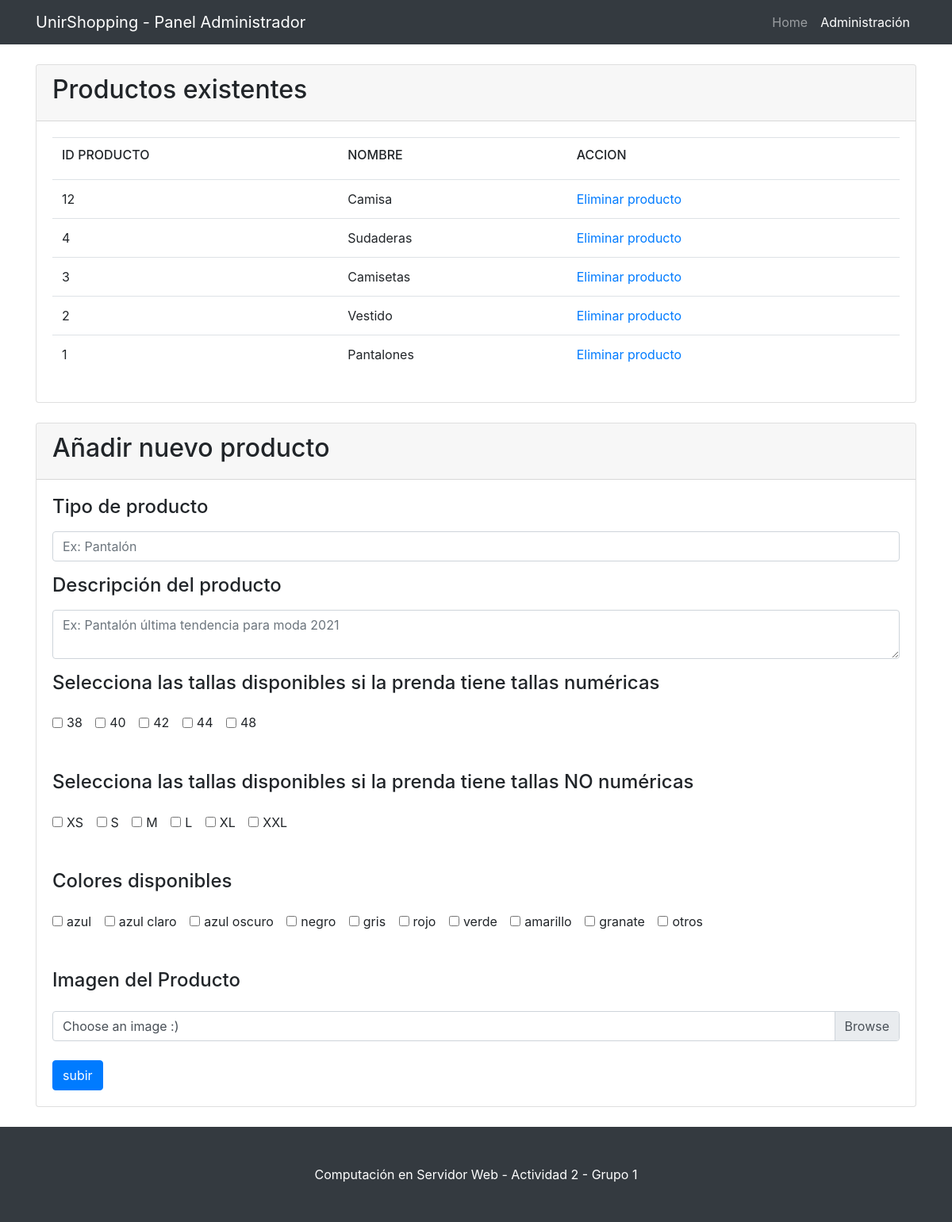
The app's page /index.php?controlador=ControladorAdmin&accion=consulta (signed in) with its own data.
### tables this page shows
CREATE TABLE `products` (
  `id` int(11) NOT NULL,
  `nombre` varchar(100) NOT NULL,
  `descripcion` varchar(200) NOT NULL,
  `tallas_disponibles` varchar(200) NOT NULL,
  `colores_disponibles` varchar(200) NOT NULL,
  `img` text NOT NULL
);

### modelo/bd/conexion.php (called while the page is built, shortened)
<?php
class Conexion{
    private $host = "localhost";
    private $usuario = "root";
    private $password = "";
    private $bd="tienda";
    public function getConexion(){
        $mysql=new mysqli($this->host, $this->usuario, $this->password, $this->bd);
        return $mysql;
    }
}
?>

### modelo/ModeloBase.php (called while the page is built, shortened)
<?php
require_once('bd/conexion.php');
require_once('Product.php');
class ModeloBase{
    private $tabla;
    private $link;
    private $obj;
    public function __construct($_tabla, $_obj){
        $this->tabla = $_tabla;
        $this->obj=$_obj;
        $this->conexion = new Conexion();
        $this->link = $this->conexion->getConexion();
    }
    public function readAll(){
        if ($result=$this->link->query("SELECT * FROM $this->tabla ORDER BY id DESC")){
            while ($row = $result->fetch_object($this->obj)) {
            $resultSet[]=$row;
            }
            return $resultSet;
        }
    }
}
?>

### modelo/Product.php (called while the page is built, shortened)
<?php
    class Product {
        private $id;
        private $nombre;
        function getId(){
            return $this->id;
        }
        function getNombre(){
            return $this->nombre;
        }
    }
?>

### vista/VistaAdmin.php (the view, shortened to what this page needs)
<?php
    function filtrado($datos){
        $datos = trim($datos);
        $datos = stripslashes($datos);
        $datos = htmlspecialchars($datos);
        return $datos;
    }
?>
<!DOCTYPE html>
<html>
<head>
    <link href="css/bootstrap.min.css" rel="stylesheet">
    <link rel="stylesheet" type="text/css" href="css/style.css">
</head>
<body>
    <nav class="navbar navbar-expand-lg navbar-dark bg-dark fixed-top">
    <div class="container">
        <a class="navbar-brand" href="index.php?controlador=ControladorAdmin&accion=consulta">UnirShopping - Panel Administrador</a>
        <div class="collapse navbar-collapse" id="navbarResponsive">
        <ul class="navbar-nav ml-auto">
          <li class="nav-item">
            <a class="nav-link" href="index.php?controlador=ControladorTienda&accion=mostrarItems">Home
            </a>
          </li>
          <li class="nav-item active">
            <a class="nav-link" href="index.php?controlador=ControladorAdmin&accion=consulta">Administración
            </a>
          </li>
        </ul>
      </div>
    </div>
    </nav>
    <div id="cuerpoAdmin" class="container">
        <div id="itemAdmin" class="card">
          <div class="card-header">
            <h2>Productos existentes</h2>
          </div>
          <div class="card-body">
            <table class="table">
                <thead class="thead-dark">
                    <td><h6>ID PRODUCTO</h6></td>
                    <td><h6>NOMBRE<h6></td>
                    <td><h6>ACCION<h6></td>
                </thead>
                <tbody>
                    <?php
                        foreach ($result as $product)
                    {
                    ?>
                        <tr>
                            <td><?php echo filtrado($product->getId());?></td>
                            <td><?php echo filtrado($product->getNombre());?></td>
                            <td><a href="index.php?controlador=ControladorAdmin&accion=delete&args=<?php echo $product->getId();?>">Eliminar producto</a></td>
                        </tr>
                    <?php
                    }
                    ?>
                </tbody>
            </table>
          </div>
        </div>
        <div id="itemAdmin" class="card">
            <div class="card-header">
                <h2>Añadir nuevo producto</h2>
            </div>
            <div class="card-body">
                <form action="index.php?controlador=ControladorAdmin&&accion=subir" class="formulario" id="formulario" name="formulario" method="POST">
                    <div class="form-group">
                        <h4><label for="exampleFormControlInput1">Tipo de producto</label></h4>
                        <input type="text" class="form-control" id="productname" name="nombre" placeholder="Ex: Pantalón" required>
                    </div>
                    <div class="form-group">
                        <h4><label for="exampleFormControlInput1">Descripción del producto</label></h4>
                        <textarea class="form-control" id="description"  name="descripcion" placeholder="Ex: Pantalón última tendencia para moda 2021" rows="2" required></textarea>
                    </div>
                    <div class="form-group">
                        <h4><label for="exampleFormControlInput1">Selecciona las tallas disponibles si la prenda tiene tallas numéricas</label></h4>
                    </div>
                    <div class="form-check form-check-inline">
                        <input class="form-check-input" type="checkbox"  name="tallasnum[]" value="38">
                        <label class="form-check-label" for="inlineCheckbox1" >38</label>
                    </div>
                    <div class="form-check form-check-inline">
                        <input class="form-check-input" type="checkbox" name="tallasnum[]" value="40">
                        <label class="form-check-label" for="inlineCheckbox2" >40</label>
                    </div>
                    <div class="form-check form-check-inline">
                        <input class="form-check-input" type="checkbox" name="tallasnum[]" value="42">
                        <label class="form-check-label" for="inlineCheckbox2" >42</label>
                    </div>
                    <div class="form-check form-check-inline">
                        <input class="form-check-input" type="checkbox"  name="tallasnum[]" value="44">
                        <label class="form-check-label" for="inlineCheckbox2" >44</label>
                    </div>
                    <div class="form-check form-check-inline">
                        <input class="form-check-input" type="checkbox" name="tallasnum[]"  value="48">
                        <label class="form-check-label" for="inlineCheckbox2">48</label>
                    </div>
                    <br><br><br>
                    <div class="form-group">
                        <h4><label for="exampleFormControlInput1">Selecciona las tallas disponibles si la prenda tiene tallas NO numéricas</label></h4>
                    </div>
                    <div class="form-check form-check-inline">
                        <input class="form-check-input" type="checkbox" name="tallasnum[]" value="XS">
                        <label class="form-check-label" for="inlineCheckbox1">XS</label>
                    </div>
                    <div class="form-check form-check-inline">
                        <input class="form-check-input" type="checkbox" name="tallasnum[]" value="S">
                        <label class="form-check-label" for="inlineCheckbox2">S</label>
                    </div>
                    <div class="form-check form-check-inline">
                        <input class="form-check-input" type="checkbox" name="tallasnum[]" value="M">
                        <label class="form-check-label" for="inlineCheckbox2">M</label>
                    </div>
                    <div class="form-check form-check-inline">
                        <input class="form-check-input" type="checkbox" name="tallasnum[]"  value="L">
                        <label class="form-check-label" for="inlineCheckbox2">L</label>
                    </div>
                    <div class="form-check form-check-inline">
                        <input class="form-check-input" type="checkbox" name="tallasnum[]"  value="XL">
                        <label class="form-check-label" for="inlineCheckbox2">XL</label>
                    </div>
                    <div class="form-check form-check-inline">
                        <input class="form-check-input" type="checkbox"  name="tallasnum[]" value="XXL">
                        <label class="form-check-label" for="inlineCheckbox2">XXL</label>
                    </div>
                    <br><br><br>
                    <div class="form-group">
                        <h4><label for="exampleFormControlInput1">Colores disponibles</label></h4>
                    </div>
                    <div class="form-check form-check-inline">
                        <input class="form-check-input" type="checkbox" name="colores[]" value="azul">
                        <label class="form-check-label" for="inlineCheckbox1">azul</label>
                    </div>
                    <div class="form-check form-check-inline">
                        <input class="form-check-input" type="checkbox" name="colores[]"  value="azul claro">
                        <label class="form-check-label" for="inlineCheckbox2">azul claro</label>
                    </div>
                    <div class="form-check form-check-inline">
                        <input class="form-check-input" type="checkbox" name="colores[]"  value="azul oscuro">
                        <label class="form-check-label" for="inlineCheckbox2">azul oscuro</label>
                    </div>
                    <div class="form-check form-check-inline">
                        <input class="form-check-input" type="checkbox" name="colores[]"  value="negro">
                        <label class="form-check-label" for="inlineCheckbox2">negro</label>
                    </div>
                    <div class="form-check form-check-inline">
                        <input class="form-check-input" type="checkbox" name="colores[]"  value="gris">
                        <label class="form-check-label" for="inlineCheckbox2">gris</label>
                    </div>
                    <div class="form-check form-check-inline">
                        <input class="form-check-input" type="checkbox" name="colores[]"  value="rojo">
                        <label class="form-check-label" for="inlineCheckbox2">rojo</label>
                    </div>
                    <div class="form-check form-check-inline">
                        <input class="form-check-input" type="checkbox" name="colores[]"  value="verde">
                        <label class="form-check-label" for="inlineCheckbox2">verde</label>
                    </div>
                    <div class="form-check form-check-inline">
                        <input class="form-check-input" type="checkbox" name="colores[]"  value="amarillo">
                        <label class="form-check-label" for="inlineCheckbox2">amarillo</label>
                    </div>
                    <div class="form-check form-check-inline">
                        <input class="form-check-input" type="checkbox" name="colores[]"  value="granate">
                        <label class="form-check-label" for="inlineCheckbox2">granate</label>
                    </div>
                    <div class="form-check form-check-inline">
                        <input class="form-check-input" type="checkbox" name="colores[]"  value="otros">
                        <label class="form-check-label" for="inlineCheckbox2">otros</label>
                    </div>
                    <br><br><br>
                    <div class="form-group">
                        <h4><label for="exampleFormControlInput1">Imagen del Producto</label></h4>
                    </div>
                    <div class="custom-file">
                        <label class="custom-file-label" for="validatedCustomFile">Choose an image :)</label>
                    </div>
                    <br><br>
                    <button type="submit" class="btn btn-primary" name="subir">subir</button>
                </form>
            </div>
        </div>
    </div>
    <footer class="py-5 bg-dark">
        <div class="container">
            <p class="m-0 text-center text-white">Computación en Servidor Web - Actividad 2 - Grupo 1</p>
        </div>
    </footer>
</body>
</html>

### css/style.css (style rules this page uses)
body { padding-top: 56px; }
#cuerpoAdmin { padding-bottom: 25px; }
#itemAdmin { margin-top: 25px; }
footer { background: #16a085; color: #fff; }

### records on screen
products: id "12", nombre "Camisa"
products: id "4", nombre "Sudaderas"
products: id "3", nombre "Camisetas"
products: id "2", nombre "Vestido"
products: id "1", nombre "Pantalones"
